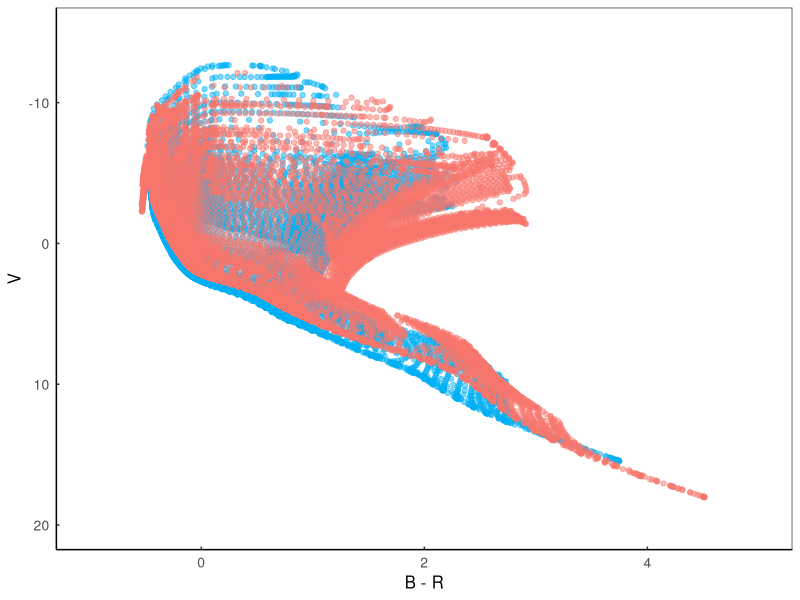

Recreate this plot in R. (Note: this script raises an error after producing the figure.)
# iso <- read.table('isoGC_BlueRed.dat', header=TRUE)
# 
# isoB <- subset(iso, Z == 0.000456)
# isoB$Group <- "Blue"
# 
# isoR <- subset(iso, Z == 0.00456)
# isoR$Group <- "Red"
# 
# iso <- rbind(isoB, isoR)
# intmag <- read.table('ssp03.dat', header=TRUE)
# intmag$age <- signif(log10(intmag$Age), 3)
# iso$age <- signif(iso$age, 3)
# intmag$BR <- signif(intmag$B - intmag$R, 3)
# 
# intmag <- data.frame(age=intmag$age, BR=intmag$BR)
# 
# iso2 <- merge(x=iso,y=intmag,by="age")
# iso2 <- subset(iso2, !is.na(BR))
library(ggplot2)
library(gganimate)

iso <- read.table('iso03.dat', header=TRUE)

isoB <- subset(iso, Z == 0.000456)
isoB$Group <- "Blue"

isoR <- subset(iso, Z == 0.00456)
isoR$Group <- "Red"

iso <- rbind(isoB, isoR)

p<-ggplot(iso, aes(x=B-R, y=V, frame=age))+
  geom_point(aes(color=Group), alpha=0.5) +
  scale_x_continuous(limits=c(-1, 5)) + 
  scale_y_reverse(limits=c(20, -15)) +
  theme_bw() +
  theme(legend.position="none") + 
  theme(panel.grid.major = element_blank(), 
        panel.grid.minor = element_blank(),
        legend.title=element_blank(),
        legend.key = element_blank(),
        axis.line = element_line(colour = "black"),
        axis.ticks.length=unit(-0.08, "cm"),
        axis.title=element_text(size=12),
        axis.text.y=element_text(margin=margin(0,5,0,0), size=10), 
        axis.text.x=element_text(margin=margin(5,0,0,0), size=10)) +
  scale_color_manual(values=c("#00B0F6",
                              "#F8766D"))

gg_animate(p, "isochrone.gif", interval=.1)

sspB <- read.table('ssp003.dat', header=TRUE)

sspR <- read.table('ssp03.dat', header=TRUE)

sspV <- read.table('ssp015.dat', header=TRUE)

ages <- data.frame(age=levels(factor(iso$age)),x=1,y=1)
sspB$Group <- "Blue"
sspR$Group <- "Red"
sspV$Group <- "Green"

ssp <- rbind(sspB, sspR, sspV)
ssp$age <- signif(log10(ssp$Age), 3)

p1 <- ggplot(data=ssp, aes(x=age,y=B-R, color=Group)) +
  geom_vline(aes(xintercept=age, frame=age), lty=2, color="black") +
  geom_line() +
  theme_bw() +
  theme(legend.position="none") + 
  theme(panel.grid.major = element_blank(), 
        panel.grid.minor = element_blank(),
        legend.title=element_blank(),
        legend.key = element_blank(),
        axis.line = element_line(colour = "black"),
        axis.ticks.length=unit(-0.08, "cm"),
        axis.title=element_text(size=12),
        axis.text.y=element_text(margin=margin(0,5,0,0), size=10), 
        axis.text.x=element_text(margin=margin(5,0,0,0), size=10)) +
  scale_color_manual(values=c("#00B0F6",
                              "#F8766D",
                              "green4"))

gg_animate(p1, "isometal.gif", interval=.1)

gcurves <- data.frame( BmR = 0, age=0, B=0, R=0)
sspB$age <- signif(log10(sspB$Age), 3)
sspR$age <- signif(log10(sspR$Age), 3)
for (i in 1:length(sspB$age)){
  B_BR = sspB[i,'B'] - sspB[i,'R']
  R_BR = sspR[i,'B'] - sspR[i,'R']
  age = sspB[i,'age'][1]
  dist <- data.frame(BmR = seq(from = -1, to = 1.8, length.out = 500), age=age)
  dist$B <- dnorm(dist$BmR,mean=B_BR, sd=0.1) * 0.7
  dist$R <- dnorm(dist$BmR,mean=R_BR, sd=0.1) * 0.3
  gcurves = rbind(gcurves, dist)
}

gcurves <- subset(gcurves, age != 0)

p2 <- ggplot(data=gcurves, aes(x=BmR, frame=age)) + 
  geom_ribbon(aes(ymin=0, ymax=B), color='black', fill='#00B0F6', alpha=0.3) +
  geom_ribbon(aes(ymin=0, ymax=R), color='black', fill='#F8766D', alpha=0.3) +
  theme_bw() + 
  theme(legend.position="none") + 
  theme(panel.grid.major = element_blank(), 
        panel.grid.minor = element_blank(), 
        axis.line = element_line(colour = "black"),
        axis.ticks.length=unit(-0.08, "cm"),
        axis.title=element_text(size=12),
        axis.text.y=element_text(margin=margin(0,5,0,0), size=10), 
        axis.text.x=element_text(margin=margin(5,0,0,0), size=10)) +
  ylab(expression('Density')) + 
  xlab(expression('B - R')) + 
  scale_y_continuous(expand= c(0,0)) 

gg_animate(p2, "isocurves.gif", interval=.1)
